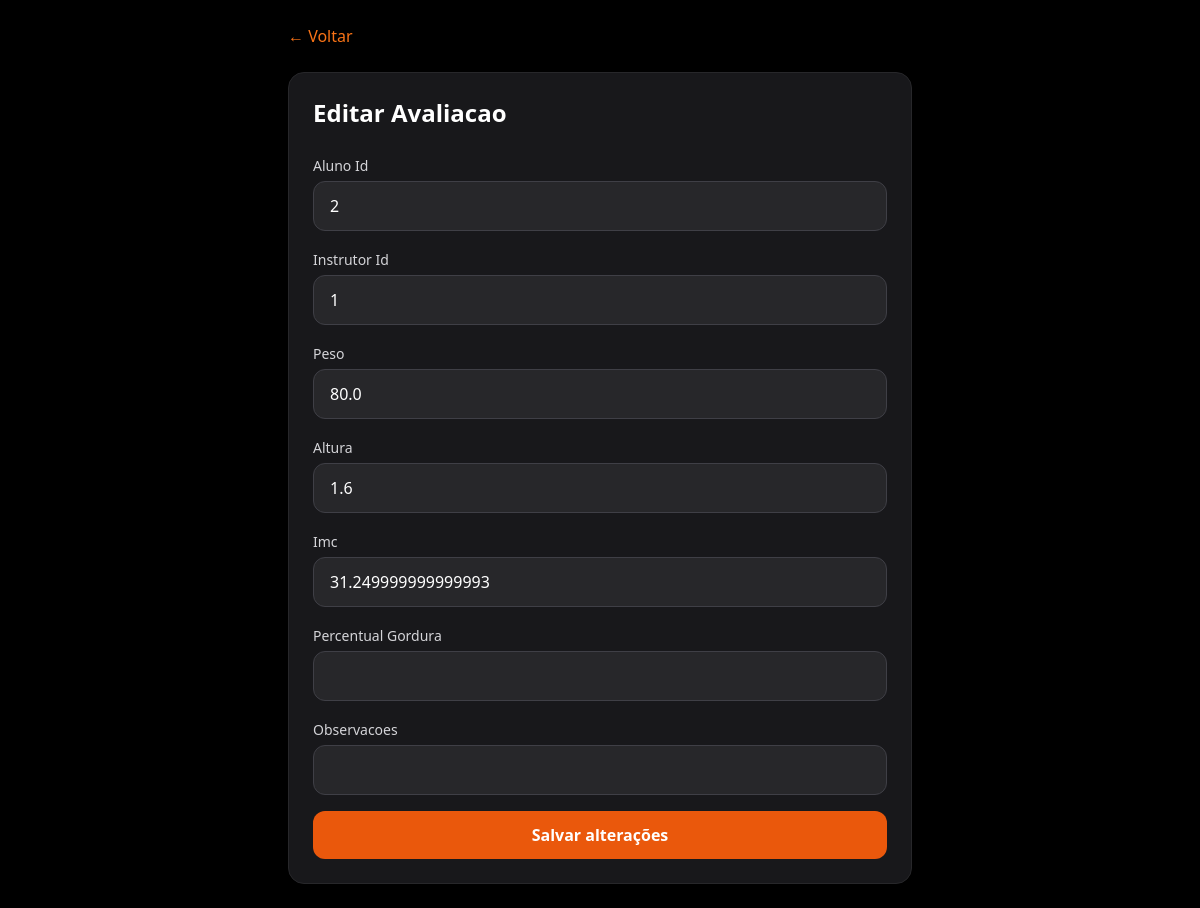
Page /editar_avaliacao/5 on the committed database.
### tables this page shows
CREATE TABLE avaliacoes (
        id INTEGER PRIMARY KEY AUTOINCREMENT,
        aluno_id INTEGER NOT NULL,
        instrutor_id INTEGER NOT NULL,
        peso REAL NOT NULL,
        altura REAL NOT NULL,
        imc REAL,
        percentual_gordura REAL,
        observacoes TEXT,

        FOREIGN KEY (aluno_id) REFERENCES alunos(id),
        FOREIGN KEY (instrutor_id) REFERENCES instrutores(id)
    );

### app.py (the view)
@app.route("/editar_avaliacao/<int:id>")
def editar_avaliacao(id):
    obj = db.buscar_avaliacoes(id)
    return render_template("editar/editar_avaliacao.html", avaliacao=obj)

### database.py (called while the page is built)
def conectar():
    conexao = sqlite3.connect(DB_PATH)
    conexao.execute("PRAGMA foreign_keys = ON")
    return conexao

def buscar_avaliacoes(id):
    conexao = conectar()
    cursor = conexao.cursor()
    cursor.execute(
        "SELECT * FROM avaliacoes WHERE id=?",
        (id,)
    )
    avaliacao = cursor.fetchone()
    conexao.close()
    return avaliacao

### templates/editar/editar_avaliacao.html
<!DOCTYPE html><html lang="pt-BR"><head><meta charset="UTF-8"><meta name="viewport" content="width=device-width, initial-scale=1.0"><title>Editar Avaliacao</title><script src="https://cdn.tailwindcss.com"></script></head><body class="bg-black text-white min-h-screen"><main class="max-w-2xl mx-auto p-6"><a href="/avaliacoes" class="text-orange-500">← Voltar</a><div class="mt-6 bg-zinc-900 border border-zinc-800 rounded-2xl p-6"><h1 class="text-2xl font-bold mb-6">Editar Avaliacao</h1><form action="/atualizar_avaliacao/{{ avaliacao[0] }}" method="POST" class="space-y-4"><label class="block"><span class="text-sm text-zinc-300">Aluno Id</span><input class="mt-1 w-full rounded-xl bg-zinc-800 border border-zinc-700 px-4 py-3" name="aluno_id" value="{{ avaliacao[1] if avaliacao else '' }}" required></label>
<label class="block"><span class="text-sm text-zinc-300">Instrutor Id</span><input class="mt-1 w-full rounded-xl bg-zinc-800 border border-zinc-700 px-4 py-3" name="instrutor_id" value="{{ avaliacao[2] if avaliacao else '' }}" required></label>
<label class="block"><span class="text-sm text-zinc-300">Peso</span><input class="mt-1 w-full rounded-xl bg-zinc-800 border border-zinc-700 px-4 py-3" name="peso" value="{{ avaliacao[3] if avaliacao else '' }}" required></label>
<label class="block"><span class="text-sm text-zinc-300">Altura</span><input class="mt-1 w-full rounded-xl bg-zinc-800 border border-zinc-700 px-4 py-3" name="altura" value="{{ avaliacao[4] if avaliacao else '' }}" required></label>
<label class="block"><span class="text-sm text-zinc-300">Imc</span><input class="mt-1 w-full rounded-xl bg-zinc-800 border border-zinc-700 px-4 py-3" name="imc" value="{{ avaliacao[5] if avaliacao else '' }}" required></label>
<label class="block"><span class="text-sm text-zinc-300">Percentual Gordura</span><input class="mt-1 w-full rounded-xl bg-zinc-800 border border-zinc-700 px-4 py-3" name="percentual_gordura" value="{{ avaliacao[6] if avaliacao else '' }}" required></label>
<label class="block"><span class="text-sm text-zinc-300">Observacoes</span><input class="mt-1 w-full rounded-xl bg-zinc-800 border border-zinc-700 px-4 py-3" name="observacoes" value="{{ avaliacao[7] if avaliacao else '' }}" required></label><button class="w-full bg-orange-600 hover:bg-orange-500 rounded-xl px-4 py-3 font-bold" type="submit">Salvar alterações</button></form></div></main></body></html>

### rows in the picture
avaliacoes: aluno_id "2", instrutor_id "1", peso "80.0", altura "1.6", imc "31.249999999999993"
